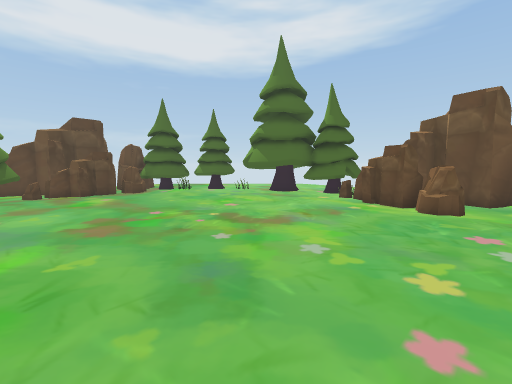
View 1 (above)

18 first-person views from a walk through a scene from a Unity 3-D project. The camera is 1.5 m above the floor, tilts 6° down and sees 90° across. The floor is counted in squares, 1 m on a side. Each view is taken from the middle of a square. On the plan, view 1 faces up. The plan holds only what a view shows up to about 13 squares ahead; the rest is blank. The place goes on beyond the plan.

View 2
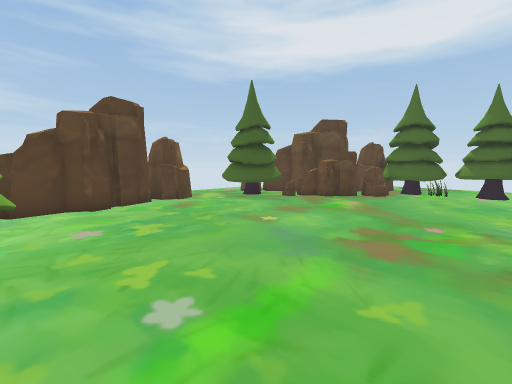

View 3
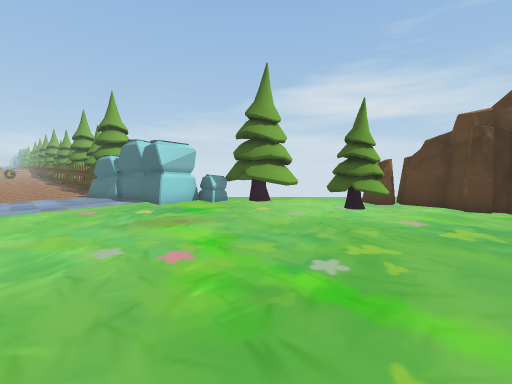

View 4
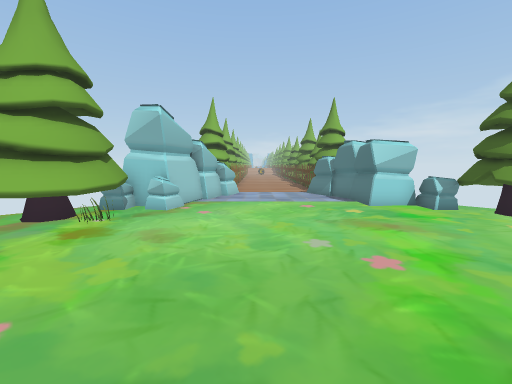

View 5
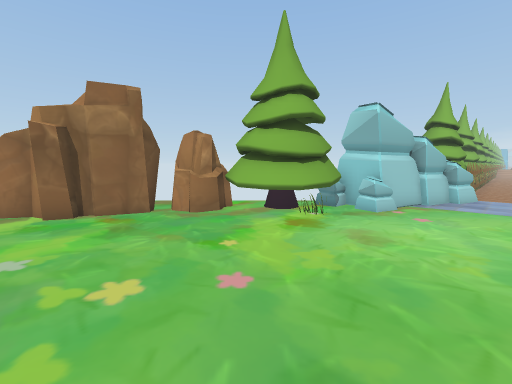

View 6
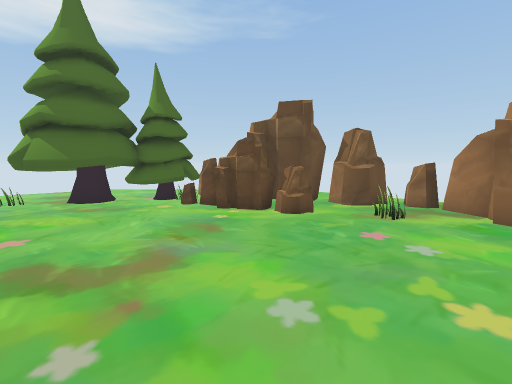

View 7
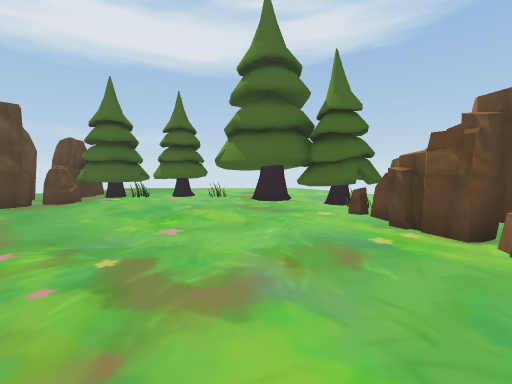

View 8
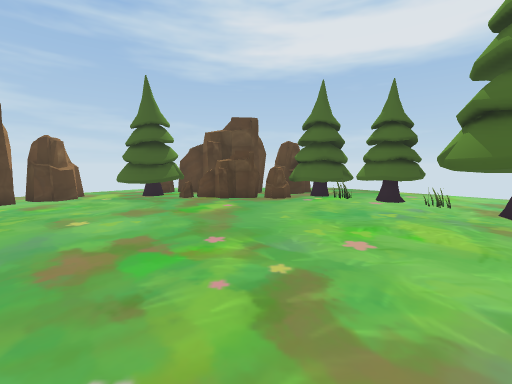

View 9
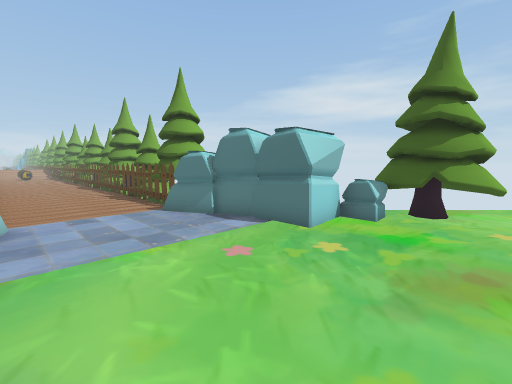

View 10
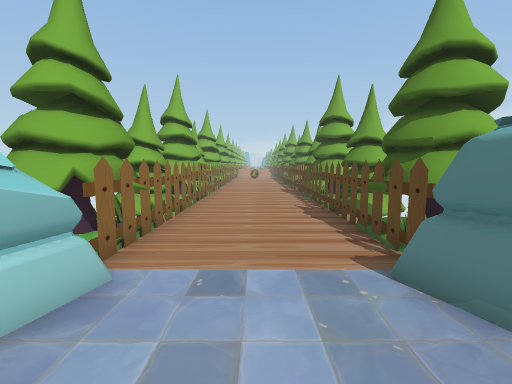

View 11
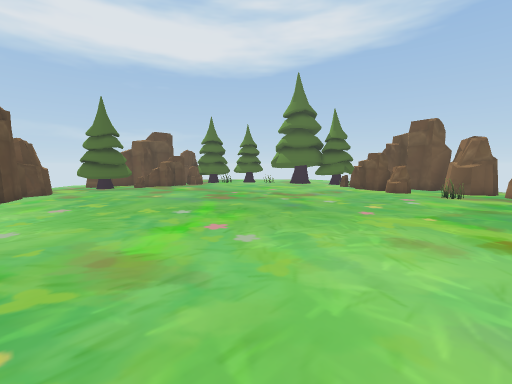

View 12
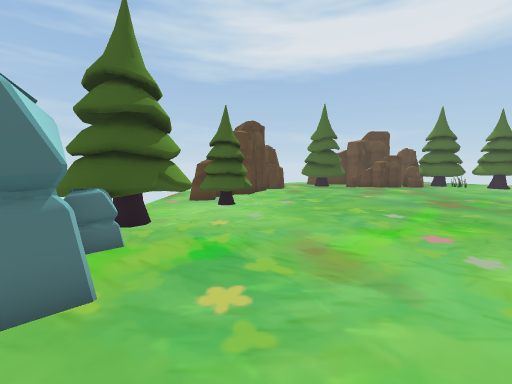

View 13
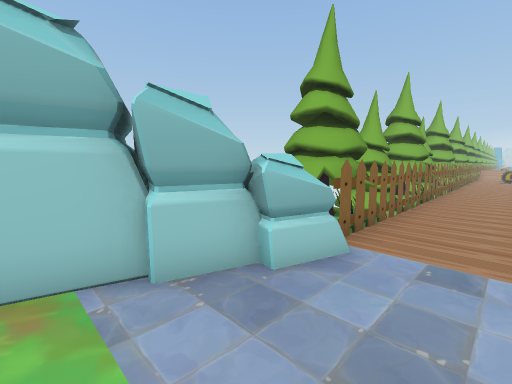

View 14
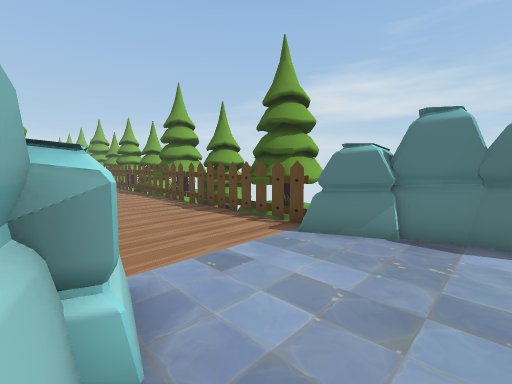

View 15
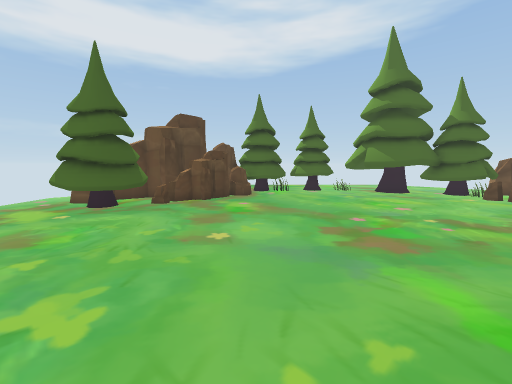

View 16
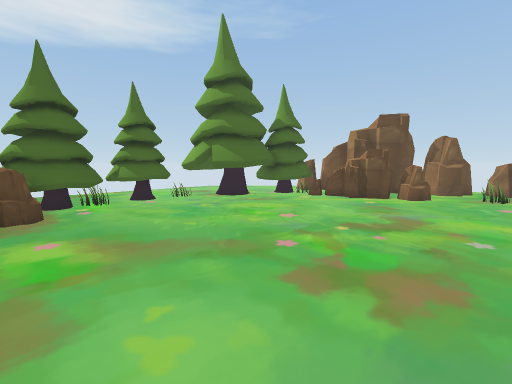

View 17
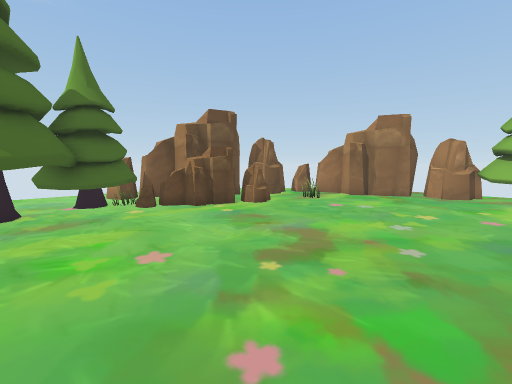

View 18
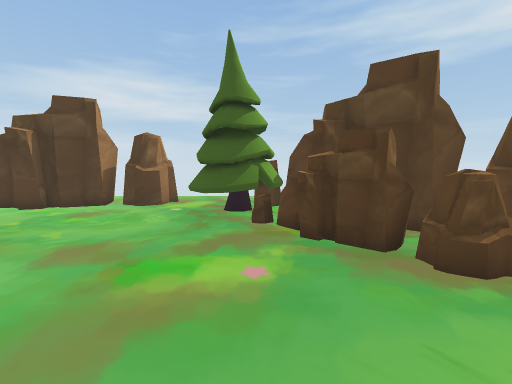

### Floor plan
Key: @ floor where view 1 was taken; # wall or solid block; . floor; = window, fence, low wall or low ledge; ^ raised ledge; O other object.
Columns run from 15 left of view 1 to 10 right of it. Each row starts with its distance up from view 1.
 16       ##########
 15       #.O##....##
 14      ##OO......###
 13    ### O........######
 12 .. ##OOO...........OO #
 11 ..####..............O ##
 10 .. ###.............OO .#
  9 ...##...............OO.##
  8 ....................OO..#
  7  ##.....................##
  6 .##...................=..#
  5 .##...................=..#
  4   ##....................##
  3    #...................##
  2    #...................#
  1    #.##...............##
  0    ####........@......##
 -1      #..............###
 -2      ##...........####
 -3      ###..........##
 -4       ##..........#
 -5        #^........##
 -6         ##.......##
 -7          #.......#
 -8          ##.....##
 -9           #.....#
-10           #.....#
-11          ##.....##
-12          #O.....##
-13          ##.....O#
-14           #.....##
-15           #.....##
-16           #.....#
-17           #.....#
-18           #.....#

Positions as (right, up) in squares from view 1, and headings:
1: (0, 0), facing up
2: (-2, 1), facing up-left
3: (-1, 4), facing down-left
4: (-1, 4), facing down
5: (-1, 4), facing down-right
6: (-1, 3), facing up-right
7: (1, 4), facing up
8: (1, 5), facing up-left
9: (0, -2), facing down-left
10: (-2, -7), facing down
11: (-2, -6), facing up
12: (-2, -6), facing up-left
13: (-2, -6), facing down-right
14: (1, -7), facing down-left
15: (-6, 1), facing up
16: (-7, 5), facing up-right
17: (-5, 8), facing right
18: (-3, 11), facing left
